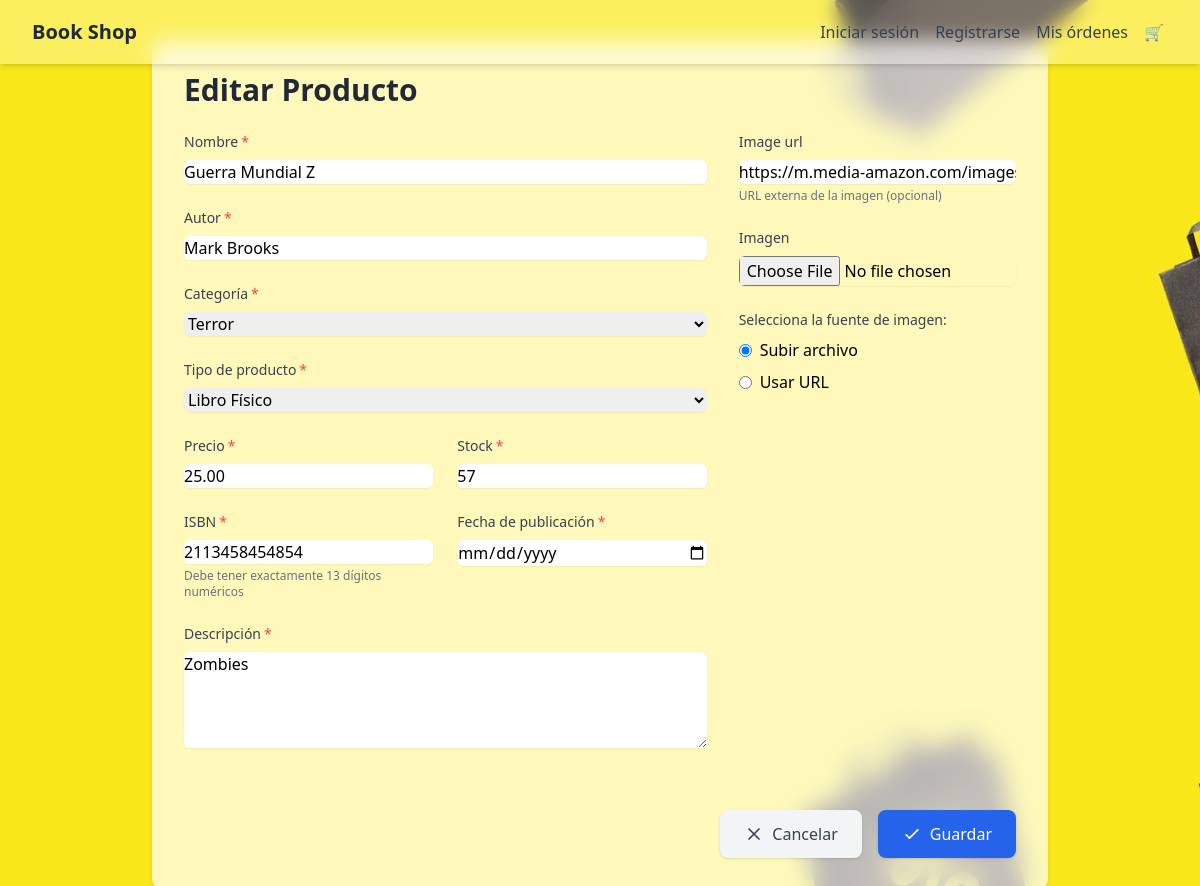
Before: /productos/editar/10/ with the older database file.
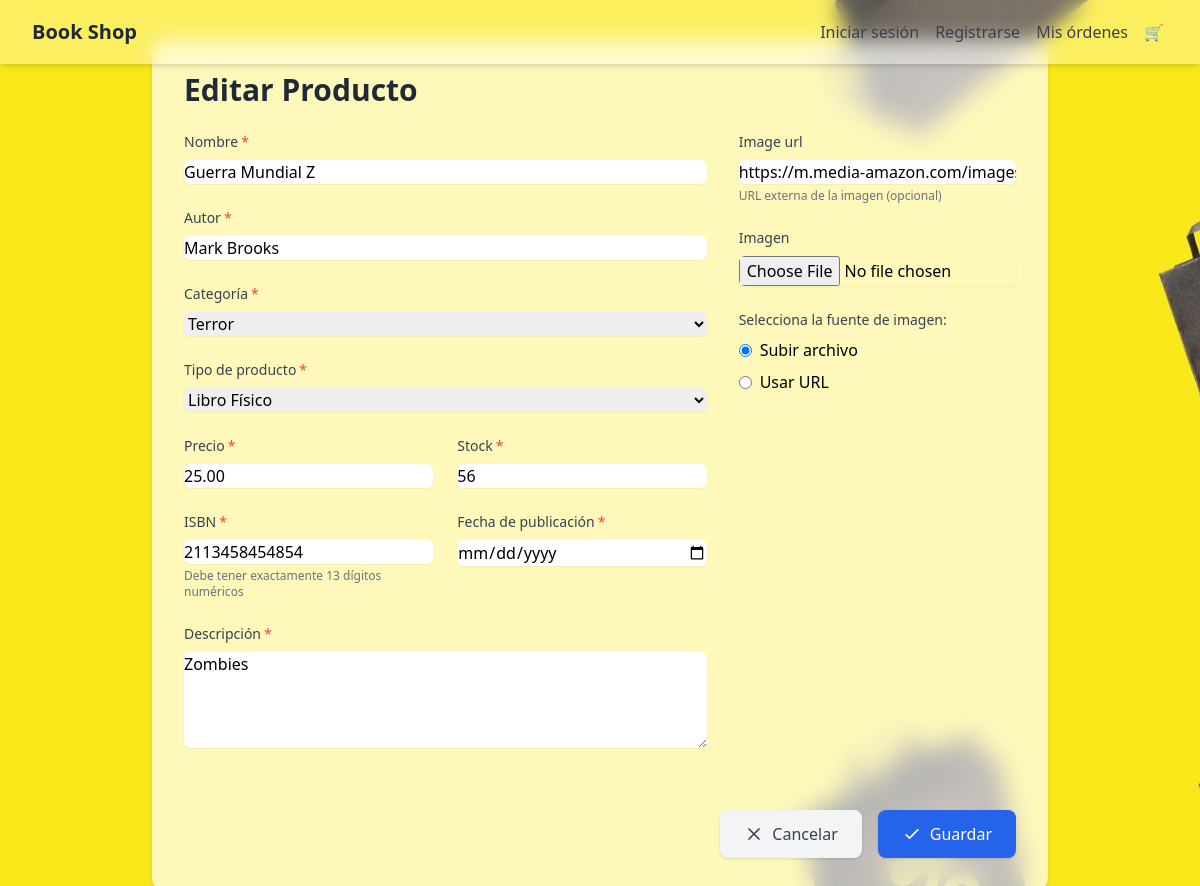
After: the same page with the newer database file.
### productos/models.py (models this page shows, shortened)
class Product(models.Model):
    PRODUCT_TYPES = [
        ('physical', 'Libro Físico'),
        ('ebook', 'Libro Digital'),
    ]
    name = models.CharField(max_length=200, verbose_name="Nombre")
    description = models.TextField(verbose_name="Descripción")
    price = models.DecimalField(max_digits=10, decimal_places=2, verbose_name="Precio")
    product_type = models.CharField(
        max_length=10,
        choices=PRODUCT_TYPES,
        default='physical',
        verbose_name="Tipo de producto"
    )
    category = models.ForeignKey(Category, on_delete=models.CASCADE, verbose_name="Categoría")
    stock = models.PositiveIntegerField(default=0, verbose_name="Stock")
    image = models.ImageField(upload_to='products/', blank=True, null=True, verbose_name="Imagen")
    image_url = models.URLField(blank=True, null=True)
    author = models.CharField(max_length=100, verbose_name="Autor")
    isbn = models.CharField(max_length=13,unique=True,validators=[RegexValidator(regex='^\d{13}$', message='El ISBN debe tener exactamente 13 dígitos.')],verbose_name="ISBN")
    publication_date = models.DateField(verbose_name="Fecha de publicación")
    created_at = models.DateTimeField(auto_now_add=True, verbose_name="Fecha de creación")
    updated_at = models.DateTimeField(auto_now=True, verbose_name="Fecha de actualización")
    class Meta:
        verbose_name = "Producto"
        verbose_name_plural = "Productos"

### productos/views.py (the view)
# urls.py: path('editar/<int:pk>/', views.product_update, name='product_update'),  # Editar producto
def product_update(request, pk):
   product = get_object_or_404(Product.objects.select_related('category'), pk=pk)
   if request.method == 'POST':
       form = ProductForm(request.POST, request.FILES, instance=product)
       if form.is_valid():
            product = form.save(commit=False)
            image_source = request.POST.get('image_source')
            image_url = form.cleaned_data.get('image_url')
            image_file = request.FILES.get('image')
            if image_source == 'url' and image_url:
                product.image = None
            elif image_source == 'file' and image_file:
                product.image_url = ''
            elif image_source == 'url' and not image_url and image_file:
                product.image_url = ''
            else:
                product.image = None
                product.image_url = ''
            product.save()
            messages.success(request, 'Producto actualizado exitosamente.')
            return redirect('product_detail', pk=product.pk)
   else:
       form = ProductForm(instance=product)
   return render(request, 'productos/product_form.html', {
       'form': form,
       'title': 'Editar Producto',
       'product': product
   })

### productos/forms.py (shortened to what this page needs)
class ProductForm(forms.ModelForm):
    class Meta:
        model = Product
        fields = ['name', 'author', 'category', 'product_type', 'price', 'stock', 'description', 'image','image_url', 'isbn','publication_date']
        common_class = 'w-full rounded-md border-gray-300 shadow-sm focus:border-blue-500 focus:ring-blue-500'
        widgets = {
            'name': forms.TextInput(attrs={'class': common_class}),
            'author': forms.TextInput(attrs={'class': common_class}),
            'category': forms.Select(attrs={'class': common_class}),
            'product_type': forms.Select(attrs={'class': common_class}),
            'price': forms.NumberInput(attrs={'class': common_class, 'step': '0.01'}),
            'stock': forms.NumberInput(attrs={'class': common_class}),
            'description': forms.Textarea(attrs={'class': common_class, 'rows': 4}),
            'image': forms.FileInput(attrs={'class': common_class}),
            'image_url': forms.URLInput(attrs={'class': common_class}),
            'isbn': forms.TextInput(attrs={'class': common_class}),
            'publication_date': forms.DateInput(attrs={'class': common_class, 'type': 'date'}),
        }

### productos/templates/productos/product_form.html (shortened to what the changed rows need)
{% extends "base.html" %}
{% load static %}
{% load i18n %}
{% block content %}
<div class="max-w-4xl mx-auto bg-white bg-opacity-70 backdrop-blur-md rounded-xl shadow-md p-8 animate-fade-in">
  <h2 class="text-3xl font-bold text-gray-800 mb-6">{{ title }}</h2>
  <form method="post" enctype="multipart/form-data">
    <div class="flex flex-col md:flex-row gap-8">
      <div class="flex-1">
        <div class="mb-6">
          <label for="{{ form.name.id_for_label }}" class="block text-sm font-medium text-gray-700 mb-2">
            {{ form.name.label }}{% if form.name.field.required %}<span class="text-red-500">*</span>{% endif %}
          </label>
          {{ form.name }}
        </div>
        <div class="mb-6">
          <label for="{{ form.author.id_for_label }}" class="block text-sm font-medium text-gray-700 mb-2">
            {{ form.author.label }}{% if form.author.field.required %}<span class="text-red-500">*</span>{% endif %}
          </label>
          {{ form.author }}
        </div>
        <div class="mb-6">
          <label for="{{ form.category.id_for_label }}" class="block text-sm font-medium text-gray-700 mb-2">
            {{ form.category.label }}{% if form.category.field.required %}<span class="text-red-500">*</span>{% endif %}
          </label>
          {{ form.category }}
        </div>
        <div class="mb-6">
          <label for="{{ form.product_type.id_for_label }}" class="block text-sm font-medium text-gray-700 mb-2">
            {{ form.product_type.label }}{% if form.product_type.field.required %}<span class="text-red-500">*</span>{% endif %}
          </label>
          {{ form.product_type }}
        </div>
        <div class="grid grid-cols-1 md:grid-cols-2 gap-6 mb-6">
          <div>
            <label for="{{ form.price.id_for_label }}" class="block text-sm font-medium text-gray-700 mb-2">
              {{ form.price.label }}{% if form.price.field.required %}<span class="text-red-500">*</span>{% endif %}
            </label>
            {{ form.price }}
          </div>
          <div>
            <label for="{{ form.stock.id_for_label }}" class="block text-sm font-medium text-gray-700 mb-2">
              {{ form.stock.label }}{% if form.stock.field.required %}<span class="text-red-500">*</span>{% endif %}
            </label>
            {{ form.stock }}
          </div>
        </div>
        <div class="grid grid-cols-1 md:grid-cols-2 gap-6 mb-6">
          <div>
            <label for="{{ form.isbn.id_for_label }}" class="block text-sm font-medium text-gray-700 mb-2">
              {{ form.isbn.label }}{% if form.isbn.field.required %}<span class="text-red-500">*</span>{% endif %}
            </label>
            {{ form.isbn }}
            <p class="mt-1 text-xs text-gray-500">Debe tener exactamente 13 dígitos numéricos</p>
          </div>
          <div>
            <label for="{{ form.publication_date.id_for_label }}" class="block text-sm font-medium text-gray-700 mb-2">
              {{ form.publication_date.label }}{% if form.publication_date.field.required %}<span class="text-red-500">*</span>{% endif %}
            </label>
            {{ form.publication_date }}
          </div>
        </div>
        <div class="mb-6">
          <label for="{{ form.description.id_for_label }}" class="block text-sm font-medium text-gray-700 mb-2">
            {{ form.description.label }}{% if form.description.field.required %}<span class="text-red-500">*</span>{% endif %}
          </label>
          {{ form.description }}
        </div>
      </div>
      <div class="w-full md:w-1/3">
        <div class="mb-6">
          <label for="{{ form.image_url.id_for_label }}" class="block text-sm font-medium text-gray-700 mb-2">
            {{ form.image_url.label }}{% if form.image_url.field.required %}<span class="text-red-500">*</span>{% endif %}
          </label>
          {{ form.image_url }}
          <p class="mt-1 text-xs text-gray-500">URL externa de la imagen (opcional)</p>
        </div>
        <div class="mb-6">
          <label for="{{ form.image.id_for_label }}" class="block text-sm font-medium text-gray-700 mb-2">
            {{ form.image.label }}{% if form.image.field.required %}<span class="text-red-500">*</span>{% endif %}
          </label>
          {{ form.image }}
        </div>
      </div>
    </div>
  </form>
</div>
{% endblock %}

Changed rows visible on the page:
changed Product "Guerra Mundial Z": stock "57" → "56"
